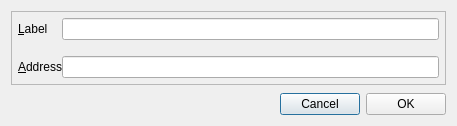
<?xml version="1.0" encoding="UTF-8"?>
<ui version="4.0">
 <class>EditAddressDialog</class>
 <widget class="QDialog" name="EditAddressDialog">
  <property name="geometry">
   <rect>
    <x>0</x>
    <y>0</y>
    <width>457</width>
    <height>126</height>
   </rect>
  </property>
  <property name="windowTitle">
   <string>Edit Address</string>
  </property>
  <layout class="QVBoxLayout" name="verticalLayout">
   <item>
    <widget class="QFrame" name="frame">
     <property name="minimumSize">
      <size>
       <width>0</width>
       <height>0</height>
      </size>
     </property>
     <property name="frameShape">
      <enum>QFrame::StyledPanel</enum>
     </property>
     <property name="frameShadow">
      <enum>QFrame::Raised</enum>
     </property>
     <layout class="QHBoxLayout" name="horizontalLayout_2">
      <property name="spacing">
       <number>0</number>
      </property>
      <property name="leftMargin">
       <number>6</number>
      </property>
      <property name="topMargin">
       <number>6</number>
      </property>
      <property name="rightMargin">
       <number>6</number>
      </property>
      <property name="bottomMargin">
       <number>6</number>
      </property>
      <item>
       <layout class="QFormLayout" name="formLayout">
        <property name="fieldGrowthPolicy">
         <enum>QFormLayout::AllNonFixedFieldsGrow</enum>
        </property>
        <property name="verticalSpacing">
         <number>16</number>
        </property>
        <item row="0" column="0">
         <widget class="QLabel" name="label">
          <property name="text">
           <string>&amp;Label</string>
          </property>
          <property name="buddy">
           <cstring>labelEdit</cstring>
          </property>
         </widget>
        </item>
        <item row="0" column="1">
         <widget class="QLineEdit" name="labelEdit">
          <property name="toolTip">
           <string>The label associated with this address list entry</string>
          </property>
         </widget>
        </item>
        <item row="1" column="0">
         <widget class="QLabel" name="label_2">
          <property name="text">
           <string>&amp;Address</string>
          </property>
          <property name="buddy">
           <cstring>addressEdit</cstring>
          </property>
         </widget>
        </item>
        <item row="1" column="1">
         <widget class="QValidatedLineEdit" name="addressEdit">
          <property name="toolTip">
           <string>The address associated with this address list entry. This can only be modified for sending addresses.</string>
          </property>
         </widget>
        </item>
       </layout>
      </item>
     </layout>
    </widget>
   </item>
   <item>
    <spacer name="verticalSpacer">
     <property name="orientation">
      <enum>Qt::Vertical</enum>
     </property>
     <property name="sizeHint" stdset="0">
      <size>
       <width>20</width>
       <height>40</height>
      </size>
     </property>
    </spacer>
   </item>
   <item>
    <layout class="QHBoxLayout" name="horizontalLayout">
     <item>
      <spacer name="horizontalSpacer">
       <property name="orientation">
        <enum>Qt::Horizontal</enum>
       </property>
       <property name="sizeHint" stdset="0">
        <size>
         <width>413</width>
         <height>20</height>
        </size>
       </property>
      </spacer>
     </item>
     <item>
      <widget class="QPushButton" name="btnCancel">
       <property name="text">
        <string>Cancel</string>
       </property>
      </widget>
     </item>
     <item>
      <widget class="QPushButton" name="btnOK">
       <property name="text">
        <string>OK</string>
       </property>
      </widget>
     </item>
    </layout>
   </item>
  </layout>
 </widget>
 <customwidgets>
  <customwidget>
   <class>QValidatedLineEdit</class>
   <extends>QLineEdit</extends>
   <header>qvalidatedlineedit.h</header>
  </customwidget>
 </customwidgets>
 <resources/>
 <connections/>
</ui>
